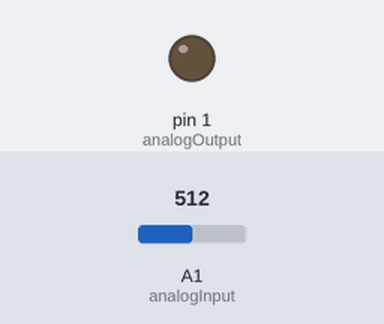
A sketch run on a simulated Arduino Uno, built with avr-gcc and run on an emulated ATmega328P. On the bench: output pins drawn as LEDs (lit = HIGH). Inputs (shaded band) come from the test bench; at power-on: A1 (analogInput) = 512.

Above: at 0.1 s.
At 3.1 s:
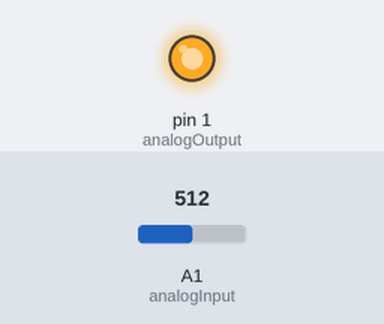
Timing chart, 0 to 4.6 s (numbered marks = the images above):
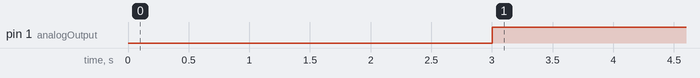

Measured:
- by itself, pin 1 (analogOutput): LOW → HIGH at 3.0 s

The sketch:

WarmthFirmware.ino
```cpp
// (licence header left out)
int analogInput = A1;
int analogOutput = 1;

const int numReadings = 50;
int readings[numReadings];
int readIndex = 0;
int total = 0;
int average = 0;
int current = 0;
int oldTemp = 0;

boolean triggered = false;
boolean isStarting = true;

long pTime = 0;
long cTime = 0;
int fade = 20;
int brightness = 0;
int pulseCount = 0;
int minValue = 0;
int defaultValue = 130;
int threshold = 5;

void setup() {
  pinMode(analogOutput, OUTPUT);

  averageTemp(1);
  brightness = defaultValue;
}


// ##########################  MAIN  ##########################
void loop() {

  current = readSmooth();
  cTime = millis();


  if (triggered) {

    if (isStarting) {
      for (;brightness<256;brightness+=1) {
        writeValue(brightness);
        delay(10);
      }
      delay(1000);
      isStarting = false;
    }

    for (int i=0; i<5; i++) {
      beatPulse2(40);
    }

    if (!isIncreasing()) {
      for (;brightness < defaultValue; brightness+=2) {
        writeValue(brightness);
        delay(20);
      }
      triggered = false;
      isStarting = true;
    }

  } else {

    writeValue(brightness);

    if ((current - average) > threshold && isIncreasing()) {
      triggered = true;
      pulseCount = 0;
    }

  }

}


// ##########################  Commands  ##########################
boolean isIncreasing() {
  boolean result = false;
  if (cTime - pTime > 200) {
    pTime = cTime;
    if (current > oldTemp) result = true;
    oldTemp = current;
  }

  return result;
}


void beatPulse(int beat) {
  if (brightness <= 0) {
    fade = 20;
  }
  if (brightness >= 255) {
    fade = -5;
    pulseCount++;
  }

  if (cTime - pTime > int(1000/beat)) {
    pTime = cTime;
    writeValue(brightness);
    brightness = brightness + fade;
  }
}


void beatPulse2(int beat) {
//  brightness = 0;
  for (;brightness<=255;brightness+=10) {
    writeValue(min(255, brightness));
    delay(1000/beat);
  }
  for (;brightness>minValue; brightness-=5) {
    writeValue(brightness);
    delay(1000/beat);
  }
}


void averageTemp(boolean withLight) {
  int t = 0;
  int n = 30;
  for (int i=0; i<n; i++) {
    t = t + analogRead(analogInput);

    if (withLight) {
      if (n%2 == 0) writeValue(100);
      else writeValue(0);
    }

    delay(100);
  }
  average = t / n;
}


int readSmooth() {
  total = total - readings[readIndex];
  readings[readIndex] = analogRead(analogInput);
  total = total + readings[readIndex];
  readIndex = readIndex + 1;

  if (readIndex >= numReadings) readIndex = 0;
  return total / numReadings;
}


// Analog Input
int readValue() {
  return map(analogRead(analogInput), 0, 1023, 0, 255);
}


float readTemp() {
  int reading = analogRead(analogInput);
  float voltage = reading * 3.0/1024.0;
  //  float cTemp = (voltage - 0.5) * 100;
  //  return cTemp;
  return voltage;
  //  return map(cTemp, 20, 32, 0, 255);
}

int calibrateLightSensor(int light) {
  int mid = 600;
  int mid2 = 900;
  if ( light < mid) {
    light = int(round((40.0/mid)*light));
  }
  else if (light < mid2) {
    light = int(round((mid2-40)/(mid2-float(mid))* light) - 1680);
  }
  light = constrain(light, 0, 1023);
  return light;
}


// Analog Output
void writeValue(int value) {
  analogWrite(analogOutput, value);
}

void slowOn(float waitSec) {
  for (int i=0; i<=255; i=i+5) {
    writeValue(i);
    wait(waitSec);
  }
}

void slowOff(float waitSec) {
  for (int i=255; i>=0; i=i-5) {
    writeValue(i);
    wait(waitSec);
  }
}


// Common
void wait(float sec) {
  delay(sec*1000);
}
```
